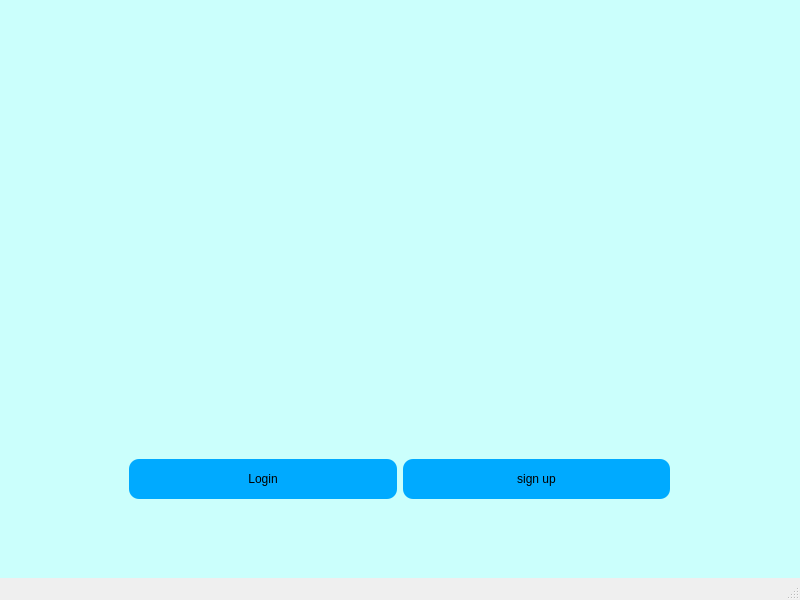
<?xml version="1.0" encoding="UTF-8"?>
<ui version="4.0">
 <class>MainWindow</class>
 <widget class="QMainWindow" name="MainWindow">
  <property name="geometry">
   <rect>
    <x>0</x>
    <y>0</y>
    <width>800</width>
    <height>600</height>
   </rect>
  </property>
  <property name="minimumSize">
   <size>
    <width>800</width>
    <height>600</height>
   </size>
  </property>
  <property name="maximumSize">
   <size>
    <width>800</width>
    <height>600</height>
   </size>
  </property>
  <property name="windowTitle">
   <string>MainWindow</string>
  </property>
  <widget class="QWidget" name="centralwidget">
   <widget class="QLabel" name="main_label">
    <property name="geometry">
     <rect>
      <x>0</x>
      <y>0</y>
      <width>900</width>
      <height>900</height>
     </rect>
    </property>
    <property name="minimumSize">
     <size>
      <width>900</width>
      <height>900</height>
     </size>
    </property>
    <property name="maximumSize">
     <size>
      <width>900</width>
      <height>900</height>
     </size>
    </property>
    <property name="styleSheet">
     <string notr="true">background-color: rgb(203, 255, 252);</string>
    </property>
    <property name="text">
     <string/>
    </property>
   </widget>
   <widget class="QWidget" name="horizontalLayoutWidget">
    <property name="geometry">
     <rect>
      <x>129</x>
      <y>429</y>
      <width>541</width>
      <height>101</height>
     </rect>
    </property>
    <layout class="QHBoxLayout" name="horizontalLayout">
     <item>
      <widget class="QPushButton" name="login_btn">
       <property name="minimumSize">
        <size>
         <width>0</width>
         <height>40</height>
        </size>
       </property>
       <property name="maximumSize">
        <size>
         <width>16777215</width>
         <height>40</height>
        </size>
       </property>
       <property name="styleSheet">
        <string notr="true">background-color: rgb(0, 170, 255);
font: 75 16pt &quot;Orbitron&quot;;
border-radius: 10px;
</string>
       </property>
       <property name="text">
        <string>Login</string>
       </property>
      </widget>
     </item>
     <item>
      <widget class="QPushButton" name="signup_btn">
       <property name="minimumSize">
        <size>
         <width>0</width>
         <height>40</height>
        </size>
       </property>
       <property name="maximumSize">
        <size>
         <width>16777215</width>
         <height>40</height>
        </size>
       </property>
       <property name="styleSheet">
        <string notr="true">background-color: rgb(0, 170, 255);
font: 75 16pt &quot;Orbitron&quot;;
border-radius: 10px;
</string>
       </property>
       <property name="text">
        <string>sign up</string>
       </property>
      </widget>
     </item>
    </layout>
   </widget>
   <widget class="QLabel" name="pix_label">
    <property name="geometry">
     <rect>
      <x>100</x>
      <y>20</y>
      <width>600</width>
      <height>400</height>
     </rect>
    </property>
    <property name="minimumSize">
     <size>
      <width>600</width>
      <height>400</height>
     </size>
    </property>
    <property name="maximumSize">
     <size>
      <width>600</width>
      <height>400</height>
     </size>
    </property>
    <property name="text">
     <string/>
    </property>
    <property name="pixmap">
     <pixmap>../images/ims.jpg</pixmap>
    </property>
   </widget>
  </widget>
  <widget class="QMenuBar" name="menubar">
   <property name="geometry">
    <rect>
     <x>0</x>
     <y>0</y>
     <width>800</width>
     <height>21</height>
    </rect>
   </property>
  </widget>
  <widget class="QStatusBar" name="statusbar"/>
 </widget>
 <resources/>
 <connections/>
</ui>
